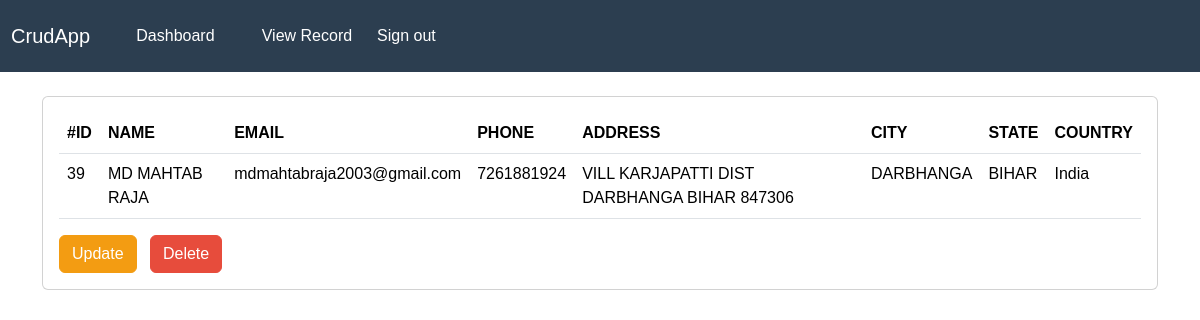
Screenshot of /view-record/39/ (signed in) with the database file from the repository.
### crudapp/models.py (models this page shows)
class record(models.Model):
    creation_date=models.DateTimeField(auto_now_add=True)
    name = models.CharField(max_length=100)
    email = models.CharField(max_length=250)
    phone=models.CharField(max_length=10)
    address=models.TextField(max_length=100)
    city = models.CharField(max_length=15)
    state= models.CharField(max_length=15)
    country = models.CharField(max_length=20)

### crudapp/views.py (the view)
# urls.py: path('view-record/<int:pk>/', view_record, name='view_record'),
@login_required(login_url='/login')
def view_record(request,pk):
    single_record=record.objects.get(id=pk)
    return render(request, 'crudapp/view-record.html', {'record':single_record})

### template/crudapp/view-record.html (shortened to what this page needs)
{% extends 'crudapp/base.html'%}
{% block content %}
  <body>
    <div class="row">
      <div class="col-md-12">
        <div class="card">
          <div class="card-body">
            <table class="table">
              <thead>
                <tr>
                  <th>#ID</th>
                  <th>NAME</th>
                  <th>EMAIL</th>
                  <TH>PHONE</TH>
                  <th>ADDRESS</th>
                  <th>CITY</th>
                  <th>STATE</th>
                  <th>COUNTRY</th>
                </tr>
              </thead>
              <tbody>
               <tr>
                <td>{{record.id}}</td>
                <td>{{record.name}}</td>
                <td>{{record.email}}</td>
                <td>{{ record.phone}}</td>
                <td>{{record.address}}</td>
                <td>{{ record.city}}</td>
                <td>{{record.state}}</td>
                <td>{{record.country}}</td>
                </tbody>
            </table>
            <a class="btn btn-warning" href= "{% url 'update-record' record.id %}"> Update</a>
            <a class="btn btn-danger" href="{% url 'delete' record.id %}">Delete</a>
          </div>
        </div>
      </div>
    </div>
  </div>
  </body>
{% endblock %}

### static/css/main.css (style rules this page uses)
body { font-family: Arial, sans-serif; margin: 0; padding: 0; }

### rows the page displays
record: id "39", name "MD MAHTAB RAJA", email "mdmahtabraja2003@gmail.com", phone "7261881924", address "VILL KARJAPATTI DIST DARBHANGA BIHAR 847306", city "DARBHANGA", state "BIHAR", country "India"
